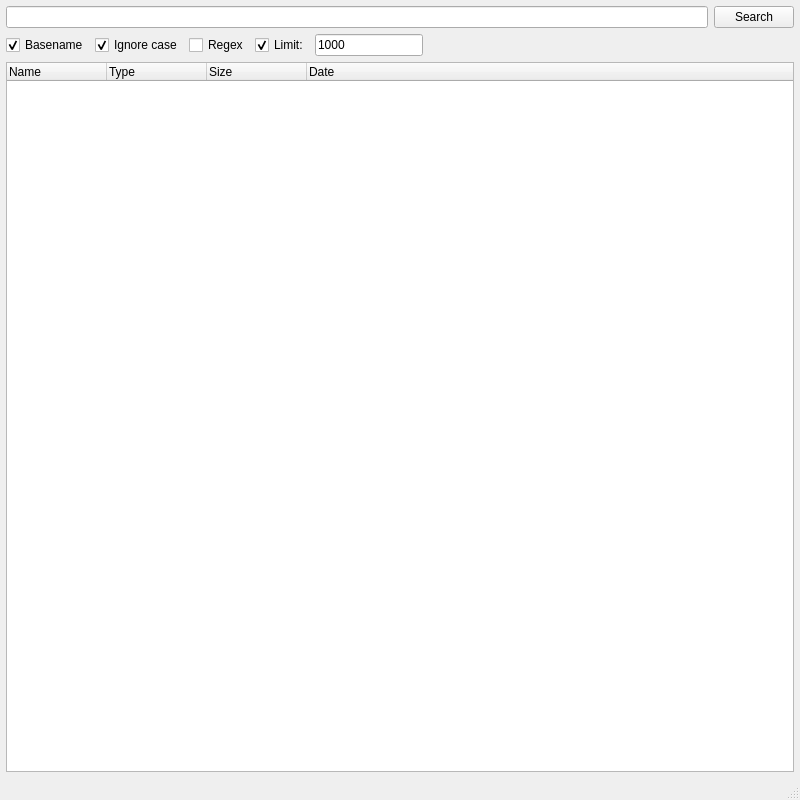
<?xml version="1.0" encoding="UTF-8"?>
<ui version="4.0">
 <class>MainWindow</class>
 <widget class="QMainWindow" name="MainWindow">
  <property name="geometry">
   <rect>
    <x>0</x>
    <y>0</y>
    <width>800</width>
    <height>800</height>
   </rect>
  </property>
  <property name="windowTitle">
   <string>QLocate</string>
  </property>
  <widget class="QWidget" name="centralWidget">
   <layout class="QGridLayout" name="gridLayout">
    <property name="margin">
     <number>6</number>
    </property>
    <item row="0" column="0">
     <widget class="QLineEdit" name="lineEdit">
      <property name="focusPolicy">
       <enum>Qt::StrongFocus</enum>
      </property>
      <property name="text">
       <string/>
      </property>
      <property name="frame">
       <bool>true</bool>
      </property>
     </widget>
    </item>
    <item row="8" column="0" colspan="3">
     <widget class="QTreeWidget" name="treeWidget">
      <property name="allColumnsShowFocus">
       <bool>true</bool>
      </property>
      <property name="columnCount">
       <number>4</number>
      </property>
      <column>
       <property name="text">
        <string>Name</string>
       </property>
      </column>
      <column>
       <property name="text">
        <string>Type</string>
       </property>
      </column>
      <column>
       <property name="text">
        <string>Size</string>
       </property>
      </column>
      <column>
       <property name="text">
        <string>Date</string>
       </property>
      </column>
     </widget>
    </item>
    <item row="0" column="1" colspan="2">
     <widget class="QPushButton" name="pushButton">
      <property name="text">
       <string>Search</string>
      </property>
      <property name="flat">
       <bool>false</bool>
      </property>
     </widget>
    </item>
    <item row="3" column="0">
     <layout class="QGridLayout" name="gridLayout_options" rowstretch="0,0,0">
      <item row="1" column="1">
       <widget class="QCheckBox" name="checkBox_basename">
        <property name="text">
         <string>Basename</string>
        </property>
        <property name="checked">
         <bool>true</bool>
        </property>
        <property name="tristate">
         <bool>false</bool>
        </property>
       </widget>
      </item>
      <item row="1" column="2">
       <widget class="QCheckBox" name="checkBox_ignorecase">
        <property name="text">
         <string>Ignore case</string>
        </property>
        <property name="checked">
         <bool>true</bool>
        </property>
       </widget>
      </item>
      <item row="1" column="6">
       <spacer name="horizontalSpacer">
        <property name="orientation">
         <enum>Qt::Horizontal</enum>
        </property>
        <property name="sizeHint" stdset="0">
         <size>
          <width>40</width>
          <height>20</height>
         </size>
        </property>
       </spacer>
      </item>
      <item row="1" column="3">
       <widget class="QCheckBox" name="checkBox_regex">
        <property name="text">
         <string>Regex</string>
        </property>
       </widget>
      </item>
      <item row="1" column="4">
       <widget class="QCheckBox" name="checkBox_limit">
        <property name="text">
         <string>Limit:</string>
        </property>
        <property name="checked">
         <bool>true</bool>
        </property>
       </widget>
      </item>
      <item row="1" column="5">
       <widget class="QLineEdit" name="lineEdit_limit">
        <property name="enabled">
         <bool>true</bool>
        </property>
        <property name="sizePolicy">
         <sizepolicy hsizetype="Minimum" vsizetype="Fixed">
          <horstretch>0</horstretch>
          <verstretch>0</verstretch>
         </sizepolicy>
        </property>
        <property name="text">
         <string>1000</string>
        </property>
       </widget>
      </item>
     </layout>
    </item>
   </layout>
  </widget>
  <widget class="QMenuBar" name="menuBar">
   <property name="geometry">
    <rect>
     <x>0</x>
     <y>0</y>
     <width>800</width>
     <height>21</height>
    </rect>
   </property>
  </widget>
  <widget class="QStatusBar" name="statusBar"/>
 </widget>
 <layoutdefault spacing="6" margin="11"/>
 <resources/>
 <connections>
  <connection>
   <sender>lineEdit</sender>
   <signal>returnPressed()</signal>
   <receiver>pushButton</receiver>
   <slot>click()</slot>
   <hints>
    <hint type="sourcelabel">
     <x>226</x>
     <y>61</y>
    </hint>
    <hint type="destinationlabel">
     <x>548</x>
     <y>56</y>
    </hint>
   </hints>
  </connection>
  <connection>
   <sender>checkBox_limit</sender>
   <signal>clicked(bool)</signal>
   <receiver>lineEdit_limit</receiver>
   <slot>setEnabled(bool)</slot>
   <hints>
    <hint type="sourcelabel">
     <x>295</x>
     <y>72</y>
    </hint>
    <hint type="destinationlabel">
     <x>386</x>
     <y>73</y>
    </hint>
   </hints>
  </connection>
 </connections>
</ui>
